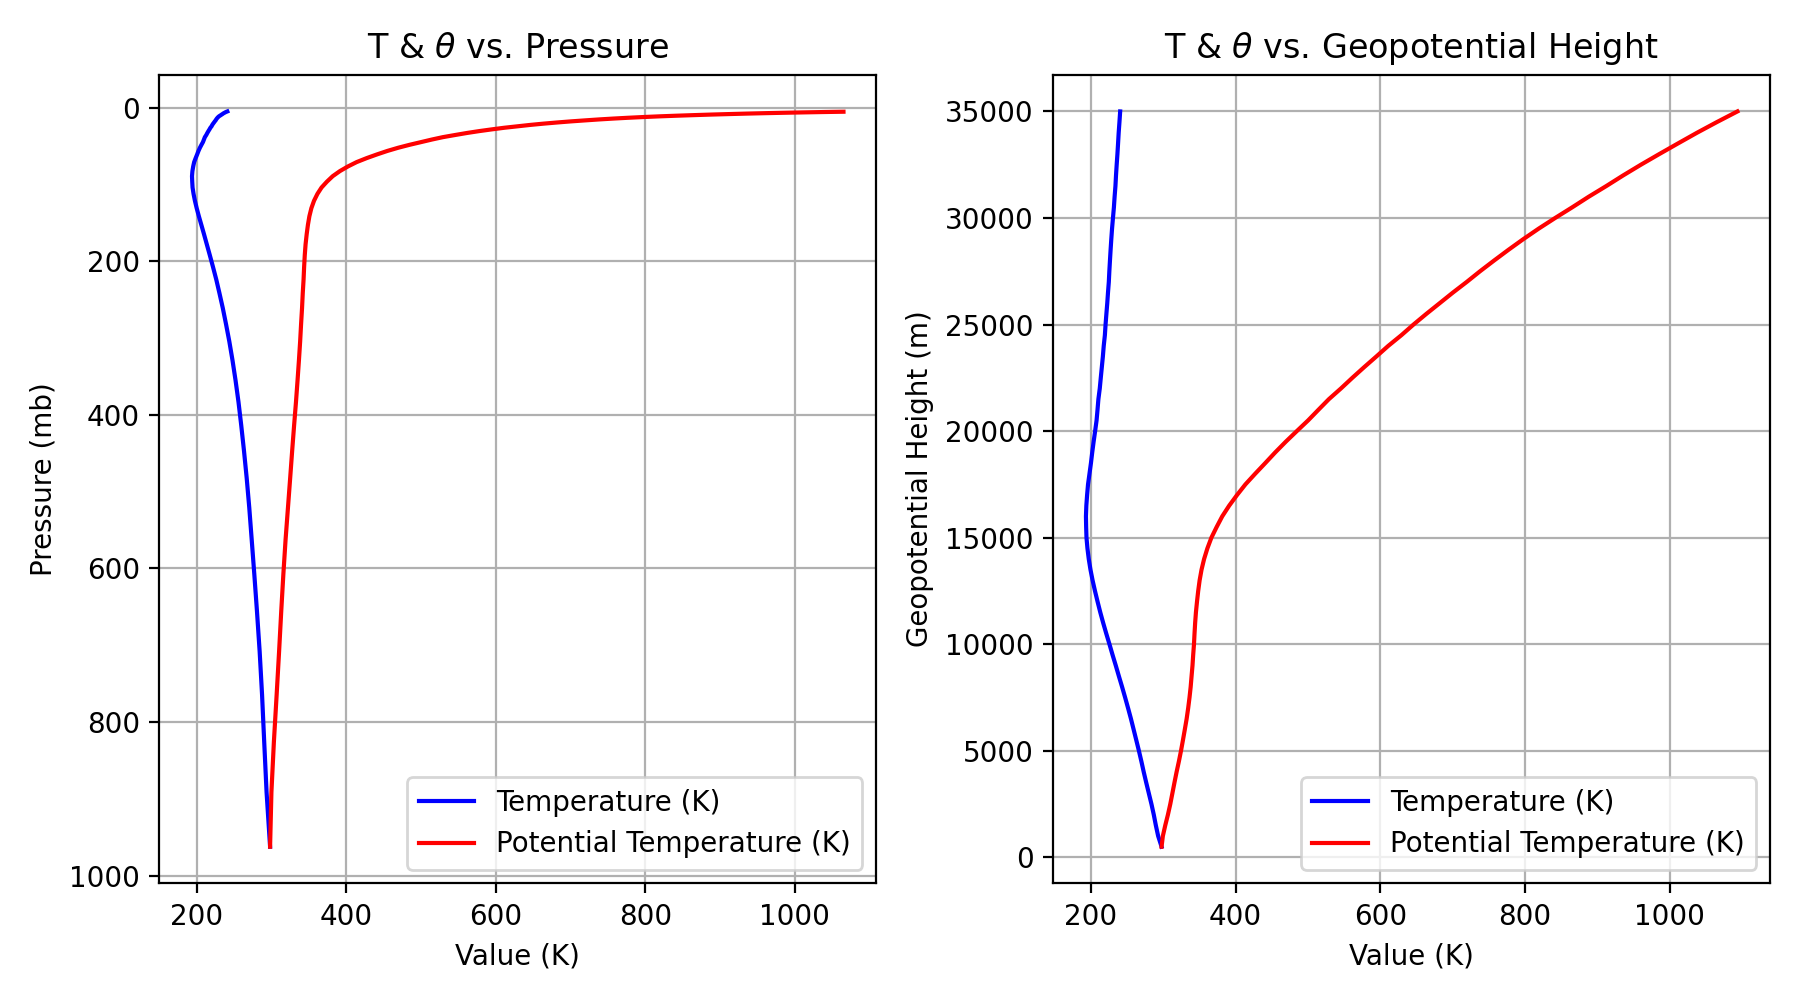

This chart was generated by the following Python code:
# -*- coding: utf-8 -*-
"""
Created on Mon Jan 15 10:54:33 2024
Refactored on [current date]

This script reads a data file containing pressure, temperature, and 
number of soundings and plots:
    1. Temperature versus Pressure
    2. Temperature versus Altitude

The data file (tropical_temp.dat) is assumed to have 3 columns with M rows.
Altitude is computed assuming a 0.5 km interval starting at 0 km.

Revisor: P-T, Lin B11501037
Revised Date: 2026/03/28
"""

import numpy as np
import matplotlib.pyplot as plt

def compute_altitude(num_rows, interval=0.5):
    """
    Compute altitude array given the number of data rows.
    
    Parameters:
        num_rows (int): Number of rows in the data.
        interval (float): Altitude interval in km. Default is 0.5.
        
    Returns:
        numpy.ndarray: Array of altitudes in km.
    """
    # Creates an array from 0 to (num_rows*interval) with step size of interval.
    return np.arange(0.5, (num_rows+1) * interval, interval)


def plot_temperature_pressure(ax, data):
    """
    Plot temperature vs pressure on the given axes.
    
    Parameters:
        ax (matplotlib.axes.Axes): Axes object to plot on.
        data (numpy.ndarray): Data array where column 1 is temperature and column 0 is pressure.
    """
    ax.plot(data[:, 1], data[:, 0],'b',label='Temperature (K)') # modified, added label
    #ax.set_ylim(1000, -100)  # Reverse y-axis: high pressure at the bottom
    ax.invert_yaxis()  # Invert y-axis to have pressure decrease upwards
    ax.set_xlabel('Value (K)') # modified, changed label to 'Value (K)'
    ax.set_ylabel('Pressure (mb)')
    ax.set_title('Temperature vs Pressure: Tropical Sounding')

def plot_temperature_altitude(ax, data, altitude):
    """
    Plot temperature vs altitude on the given axes.
    
    Parameters:
        ax (matplotlib.axes.Axes): Axes object to plot on.
        data (numpy.ndarray): Data array where column 1 is temperature.
        altitude (numpy.ndarray): Array of altitude values.
    """
    ax.plot(data[:, 1], altitude, 'b', label = 'Temperature (K)') # modified, added label
    #ax.set_ylim(altitude[0], altitude[-1])
    ax.set_xlabel('Value (K)') # modified, changed label to 'Value (K)'
    ax.set_ylabel('Geopotential Height (km)') # modified, changed label to 'Geopotential Height (km)'
    ax.set_title('Temperature vs Altitude: Tropical Sounding')

def compute_potential_temperature(temperature, pressure):
    """
    Compute potential temperature given temperature and pressure.
    
    Parameters:
        temperature (numpy.ndarray): Array of temperatures in K.
        pressure (numpy.ndarray): Array of pressures in mb.
        reference_pressure (float): Reference pressure in mb. Default is 1000 mb.
        
    Returns:
        numpy.ndarray: Array of potential temperatures in K.
    """
    R_d = 287  # Gas constant for dry air in J/(kg*K)
    c_p = 1004 # Specific heat at constant pressure for dry air in J/(kg*K)
    return temperature * (pressure[0] / pressure) ** (R_d / c_p)

def main():
    # Define file path and load the data
    file_path = 'tropical_temp.dat'
    data = np.loadtxt(file_path)
    print(np.size(data))
    # Compute altitude array based on the number of rows in the data
    altitude = compute_altitude(data.shape[0], interval=0.5)
    print(altitude)
    
    # Create a figure with two subplots side by side
    fig, axes = plt.subplots(1, 2, figsize=(9, 5), dpi=200)
    plt.subplots_adjust(wspace=0.4)
    
    # Plot temperature vs pressure in the first subplot
    plot_temperature_pressure(axes[0], data)
    
    # Compute potential temperature $\theta$ by own made function and plot it on the same axes
    Potential_Temperature = compute_potential_temperature(data[:,1], data[:,0])
    
    # 1st subplot, plot potential temperature vs pressure
    axes[0].plot(Potential_Temperature[:-1],data[:-1,0],'r',label='Potential Temperature (K)')
    axes[0].grid(True) # grid on
    axes[0].set_title('T & $\\theta$ vs. Pressure')
    axes[0].legend(loc=4)
    print(Potential_Temperature)


    # Plot temperature vs altitude in the second subplot
    plot_temperature_altitude(axes[1], data, altitude*1e3) # Convert altitude to meters for plotting
    
    # 2nd subplot, plot potential temperature vs altitude
    axes[1].plot(Potential_Temperature, altitude*1e3,'r',label='Potential Temperature (K)')
    axes[1].grid(True) # grid on
    axes[1].set_ylabel('Geopotential Height (m)') # modified, changed label to 'Geopotential Height (km)'
    axes[1].set_title('T & $\\theta$ vs. Geopotential Height')
    axes[1].legend(loc=4)

    # I thought the presentation's graph is wrong, about the altitude.
    # The altitude should be in range [0.5, 35]km, not [0, 35.5]km
    
    # Display the figure
    plt.tight_layout()
    plt.savefig('thermo_profile1_up.png', dpi=200) # Save the figure as a PNG file with specified DPI
    plt.show()

if __name__ == '__main__':
    main()
    
